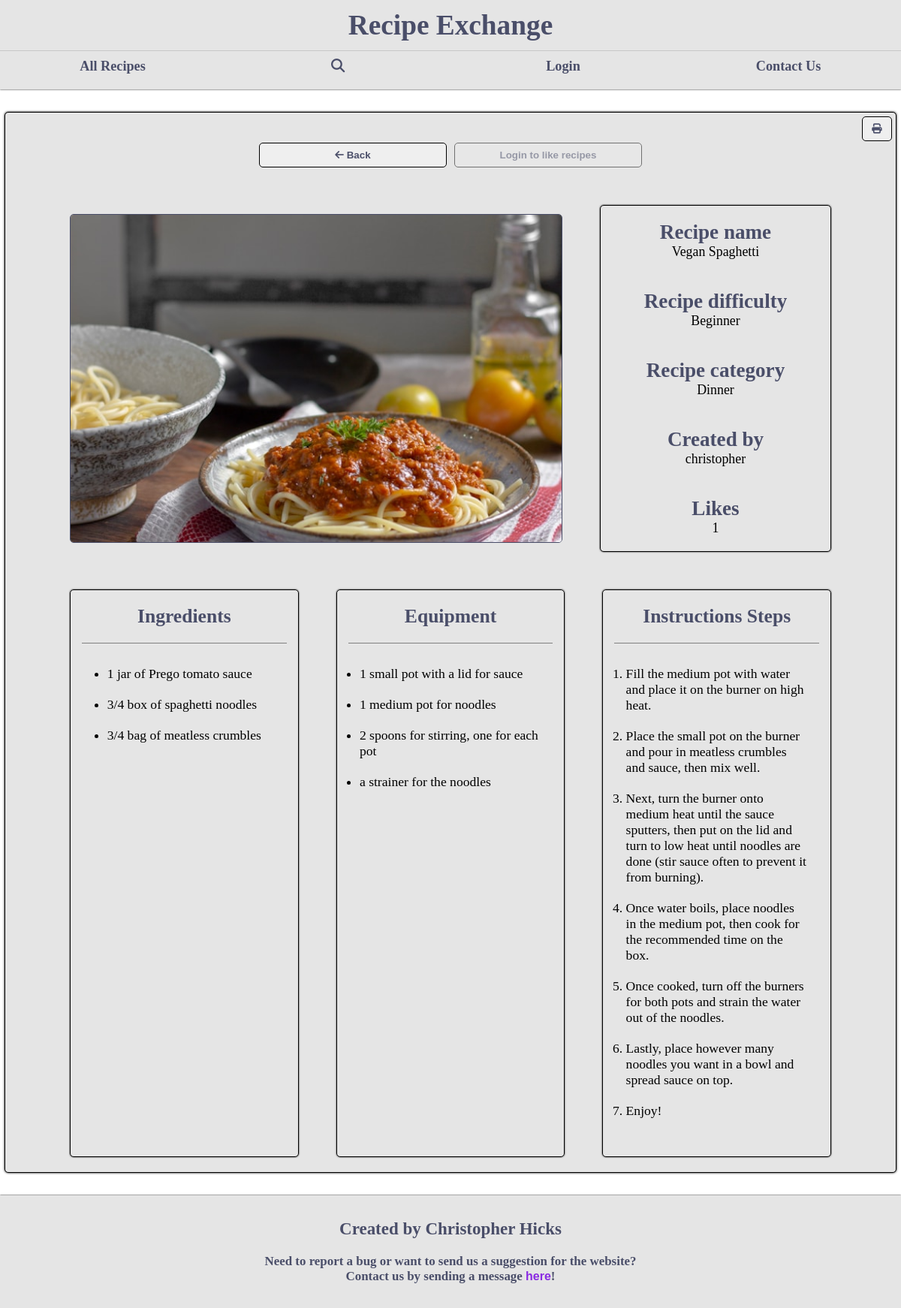
The page /view-recipe/11/ on the database its author committed.
### recipe_share/models.py (models this page shows, shortened)
class UserRecipe(models.Model):
    difficulty_options = [
        ('Beginner', 'Beginner'),
        ('Intermediate', 'Intermediate'),
        ('Advanced', 'Advanced'),
    ]
    recipe_name = models.CharField(max_length=75, help_text='Please give your recipe a good name | Max Characters 75')
    recipe_category = models.ForeignKey(RecipeCategory, on_delete=models.SET_NULL, null=True, help_text='Please choose category for your recipe')
    recipe_picture = models.ImageField(upload_to='recipe-images/', default='', null=True, blank=True, help_text="Please take a good picture of recipes final product and include it here")
    recipe_difficulty = models.CharField(max_length=13, choices=difficulty_options, help_text="Please choose difficulty that matches your recipe the best")
    instructions = models.TextField(validators=[MaxLengthValidator(3000)], help_text="Please carefully explain instructions for your recipe | Please use to enter to go down a line to between each step | Max Characters 3000")
    recipe_ingredients = models.TextField(validators=[MaxLengthValidator(1000)], help_text="Please include all ingredients for this recipe | Please use to enter to go down a line to between each step | Max Characters 1000")
    required_equipment = models.TextField(validators=[MaxLengthValidator(1000)], help_text="Please include all equipment needed for this recipe | Please use enter to go down a line between in each piece of equipment | Max Characters 1000")
    created_at = models.DateField(auto_now_add=True, editable=False, null=True)
    created_by = models.ForeignKey(User, on_delete=models.CASCADE, related_name='recipes', editable=False, null=True)
    likes = models.ManyToManyField(User, related_name='liked_posts', blank=True)
    def total_likes(self):
            return self.likes.count()

class RecipeCategory(models.Model):
    name = models.CharField(max_length=50)
    image = models.ImageField(upload_to='category-images/', default='', null=True, blank=True)
    class Meta:
        verbose_name_plural = "Recipe categories"
    def __str__(self):
        return self.name

### recipe_share/views.py (the view)
# urls.py: path('view-recipe/<int:recipe_id>/', views.view_recipe, name="view-recipe"),
def view_recipe(request, recipe_id):
    from_search = request.GET.get('from') == 'search'
    user = request.user
    recipe = get_object_or_404(UserRecipe, id=recipe_id)
    return render(request, 'view-recipe.html', {'recipe': recipe, 'user': user, 'from_search': from_search})

### recipe_share/templates/view-recipe.html (shortened to what this page needs)
{% extends "base.html" %}
{% load static %}
{% block content %}
<head id='view-recipe-head'>
    <link rel="stylesheet" href="{% static 'css/view-recipe.css' %}">
</head>
<section id="recipe-container">
    <div id="recipe-button-box">
        {% if from_search %}
        <a href="{{ request.GET.next|default:'/' }}?search={{ request.GET.search }}&category={{ request.GET.category }}&page={{ request.GET.page }}"><button type ="button"><i class="fa-solid fa-arrow-left"></i> Back To Results</button></a>
        {% else %}
            <a href="{{ request.GET.next|default:'/' }}"><button type ="button"><i class="fa-solid fa-arrow-left"></i> Back</button></a>
        {% endif %}
        {% if user.is_authenticated %}
            <button type="button" id="like-btn" data-recipe-id="{{recipe.id}}">
                {% if user in recipe.likes.all %}
                    Liked <i class="fa-solid fa-thumbs-up"></i>
                {% else %}
                    Like <i class="fa-regular fa-thumbs-up"></i>
                {% endif %}
            </button>
        {% else %}
            <button type="button" id="like-btn" class="disabled" data-recipe-id="{{recipe.id}}" disabled>
                <span class="Like-btn-tip">Login to like recipes</span>
            </button>
        {% endif %}
            <button id="print-btn" onclick="window.print()"><i class="fa-solid fa-print"></i></button>
    </div>
    <div id="recipe-info-header-container">
        {% if recipe.recipe_picture %}
        <img class="recipe-image" src="{{ recipe.recipe_picture.url }}" alt="Image for {{recipe.recipe_name}} recipe">
        {% else %}
        <img class="recipe-image"src="{% static 'images/image-placeholder.png' %}" alt="Image filler for recipe named {{recipe.recipe_name}}">
        {% endif %}
        <div id="recipe-info-header">
            <p><span class="header-text">Recipe name</span><br>{{recipe.recipe_name}}</p>
            <p><span class="header-text">Recipe difficulty</span><br>{{recipe.recipe_difficulty}}</p>
            <p><span class="header-text">Recipe category</span><br>{{recipe.recipe_category}}</p>
            <p><span class="header-text">Created by</span><br>{{recipe.created_by}}</p>
            <p><span class="header-text">Likes</span><br><span id="like-count">{{recipe.total_likes}}</span></p>
        </div>
    </div>
    <div id="recipe-instructions-container">
       <div class="recipe-instructions">
        <p>Ingredients</p>
        <ul>
            {% for line in recipe.recipe_ingredients.splitlines %}
                {% if line %}
                    <li>{{ line }}</li>
                {% endif %}
            {% endfor %}
        </ul>
       </div>
        <div class="recipe-instructions">
            <p>Equipment</p>
            <ul>
                {% for line in recipe.required_equipment.splitlines %}
                    {% if line %}
                        <li>{{ line }}</li>
                    {% endif %}
                {% endfor %}
            </ul>
        </div>
        <div class="recipe-instructions">
            <p>Instructions Steps</p>
            <ol>
                {% for line in recipe.instructions.splitlines %}
                    {% if line %}
                        <li>{{ line }}</li>
                    {% endif %}
                {% endfor %}
            </ol>
        </div>
    </div>
</section>
{% endblock content %}

### static/css/base.css (style rules this page uses)
* { margin: 0; padding: 0; box-sizing: border-box; }
body { display: grid; grid-template-rows: auto auto auto; }

### static/css/view-recipe.css (style rules this page uses)
#recipe-container { display: flex; flex-direction: column; justify-content: center; align-items: center; gap: 50px; width: 90%; }
#recipe-button-box { display: flex; gap: 10px; flex-wrap: wrap-reverse; justify-content: center; margin-top: 20px; }
#recipe-button-box a { flex: 1; min-width: 250px; max-width: 250px; }
#print-btn { position: absolute; top: 5px; right: 5px; min-width: 40px !important; width: 10px !important; }
#recipe-info-header-container { display: flex; justify-content: space-between; align-items: center; width: 95%; flex-wrap: wrap; gap: 50px; }
#recipe-info-header { display: flex; flex-direction: column; justify-content: center; align-items: center; gap: 40px; flex: 1 0 0; min-width: 250px; border: 1px solid black; border-radius: 5px; padding: 20px 0; box-shadow: 0px 0px 2px black; }
#recipe-info-header p { text-align: center; font-size: clamp(0.8rem, 0.695rem + 0.561vw, 1.2rem); max-width: 100%; }
.header-text { font-weight: bolder; font-size: clamp(1.3rem, 1.168rem + 0.702vw, 1.8rem); color: #4a4e69; }
.recipe-image { flex: 1 1 350px; aspect-ratio: 3 / 2; min-width: 50%; width: 50%; border: 1px solid #4a4e69; border-radius: 5px; object-fit: cover; object-position: center; }
#recipe-instructions-container { display: flex; justify-content: center; align-items: top; text-align: center; gap: 50px; width: 95%; flex-wrap: wrap; }
.recipe-instructions { flex: 1; border: 1px solid black; border-radius: 5px; padding-bottom: 20px; display: flex; flex-direction: column; align-items: center; min-width: 250px; box-shadow: 0px 0px 2px black; }
.recipe-instructions p { width: 90%; font-size: 1.6rem; padding: 20px 0; font-weight: bold; color: #4a4e69; border-bottom: 1px solid grey; }
.recipe-instructions ol { padding: 20px 0; font-size: 1.1rem; display: flex; flex-direction: column; justify-content: center; align-items: flex-start; max-width: 80%; }
.recipe-instructions ul { padding: 20px 0; font-size: 1.1rem; display: flex; flex-direction: column; justify-content: center; align-items: flex-start; max-width: 80%; }
.recipe-instructions li { max-width: 100%; padding: 10px 0; text-align: left !important; }

### rows shown on the page
UserRecipe: recipe_picture (picture), recipe_name "Vegan Spaghetti", recipe_difficulty "Beginner", recipe_category "Dinner", created_by "christopher", total_likes "1"

### other values the page prints
{{ line }} "1 jar of Prego tomato sauce" "3/4 box of spaghetti noodles" "3/4 bag of meatless crumbles"
{{ line }} "1 small pot with a lid for sauce" "1 medium pot for noodles" "2 spoons for stirring, one for each pot" "a strainer for the noodles"
{{ line }} "Fill the medium pot with water and place it on the burner on high heat." "Place the small pot on the burner and pour in meatless crumbles and sauce, then mix well." "Next, turn the burner onto medium heat until the sauce sputters, then put on the lid and turn to low heat until noodles are done (stir sauce often to prevent it from burning)." "Once water boils, place noodles in the medium pot, then cook for the recommended time on the box." "Once cooked, turn off the burners for both pots and strain the water out of the noodles." "Lastly, place however many noodles you want in a bowl and spread sauce on top." "Enjoy!"
